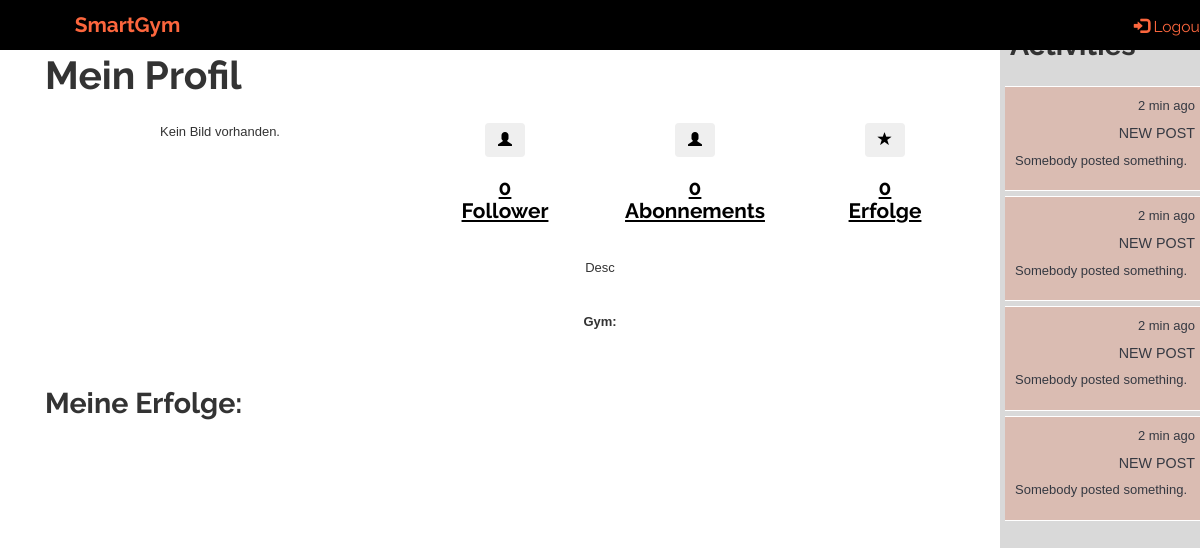
The page /tracker/profile/1 (signed in) on the database its author committed.
### tracker/models.py (models this page shows, shortened)
class Profile(models.Model):
    user = models.OneToOneField(User, primary_key=True, on_delete=models.CASCADE)
    bio = models.TextField(max_length=500, blank=True, help_text="Beschreibung.")
    profile_image = models.ImageField(upload_to=get_image_path, blank=True, null=True)
    def get_follows_connections(self):
        connections = Connection.objects.filter(follower=self.user)
        return connections
    class Meta:
        abstract = True

class UserProfile(Profile):
    date_of_birth = models.DateField(null=False, blank=False)
    gym = models.ManyToManyField('GymProfile', blank=True)
    rfid_tag = models.CharField('RFID', max_length=10, blank=True, null=True)
    achievements = models.ManyToManyField('Achievement', blank=True)

### tracker/views.py (the view)
# urls.py: url(r'^profile/(?P<pk>\d+)$', views.UserProfileView.as_view(), name='profile'),
class UserProfileView(LoginRequiredMixin, generic.DetailView):
    model = UserProfile
    context_object_name = 'profile'
    template_name = 'tracker/profile.html'
    def get_context_data(self, **kwargs):
        context = super().get_context_data(**kwargs)
        context['base_template'] = 'tracker/User/user_tracker_base.html'
        return context

### tracker/templates/tracker/profile.html (shortened to what this page needs)
{% extends base_template %}
{% block extra_head %}
{% load static %}
<link rel="stylesheet" href="{% static 'css/style.css' %}">
{% endblock %}
{% block site_content %}
<div class="container background-col">
    <div class="row full-height">
        <div class="col-xs-12 col-sm-12 col-md-12 col-lg-12 padding-0">
            <div class="row row-eq-height">
                {% if profile.user == user %}
                    <div class="col-xs-12 col-sm-12 col-md-12 col-lg-12">
                        <h1>Mein Profil</h1>
                    </div>
                {% else %}
                    <div class="col-xs-12 col-sm-12 col-md-12 col-lg-12 hcenter">
                        <h1>{{ profile.user.username }}'s Profil</h1>
                    </div>
                {% endif %}
            </div>
            <div class="row text-center row-eq-height sm-row-padding">
                <div class="col-xs-12 col-sm-12 col-md-4 col-lg-4 full-h">
                    <div class="row">
                        <div class="col-xs-12 col-sm-12 col-md-4 col-lg-4 full-width">
                            {% if profile.profile_image %}
                                <img src='{{ profile.profile_image.url  }}' class="profile-img img-resize" alt="Profile Image"/>
                            {% else %}
                                <p>Kein Bild vorhanden.</p>
                            {% endif %}
                        </div>
                        <div class="col-xs-12 col-sm-12 col-md-4 col-lg-4 full-width">
                        </div>
                    </div>
                </div>
                <div class="col-xs-4 col-sm-4 col-md-2 col-lg-2">
                    <a href="{% url 'followers' profile.user.id %}" class="text-center black-text">
                        <button type="button" class="btn" aria-label="Left Align">
                            <span class="glyphicon glyphicon-user" aria-hidden="true"></span>
                        </button>
                        <h3><b>{{ zzprofile.get_follower_connections |length }}<br>Follower</b></h3>
                    </a>
                </div>
                <div class="col-xs-4 col-sm-4 col-md-2 col-lg-2">
                    <a href="{% url 'followers' profile.user.id %}" class="text-center black-text">
                        <button type="button" class="btn" aria-label="Left Align">
                            <span class="glyphicon glyphicon-user" aria-hidden="true"></span>
                        </button>
                        <h3><b>{{ profile.get_follows_connections |length }}<br>Abonnements</b></h3>
                    </a>
                </div>
                <div class="col-xs-4 cglyol-sm-4 col-md-2 col-lg-2">
                    <a href="#" class="text-center black-text">
                        <button type="button" class="btn" aria-label="Left Align">
                            <span class="glyphicon glyphicon-star" aria-hidden="true"></span>
                        </button>
                        <h3><b>{{ profile.achievements.all |length }}<br>Erfolge</b></h3>
                    </a>
                </div>
            </div>
            {% if profile.bio %}
                <div class="row text-center sm-row-padding">
                    <div class="col-xs-12 col-sm-12 col-md-12 col-lg-12">
                        <p>{{ profile.bio }}</p>
                    </div>
                </div>
            {% endif %}
            {% if profile.gym %}
                <div class="row text-center sm-row-padding">
                    <div class="col-xs-12 col-sm-12 col-md-12 col-lg-12">
                            <p><b>Gym: </b>
                            </p>
                    </div>
                </div>
            {% endif %}
            <div class="row sm-row-padding">
                <div class="col-xs-12 col-sm-12 col-md-12 col-lg-12">
                    {% if profile.user == user %}
                        <h2>Meine Erfolge:</h2>
                    {% else %}
                        <h2><b>{{ profile.user.username }}'s Erfolge:</b></h2>
                    {% endif %}
                </div>
            </div>
        </div>
    </div>
</div>
{% endblock %}

### tracker/static/tracker/css/tracker_style.css (style rules this page uses)
html, body { height: 100%; min-height: 100%; width: 100%; min-width: 100%; margin: 0px; max-width: 100%; padding: 0px; font-family: TrajanPro-Regular, 'Lucida Grande', sans-serif; overflow-x: hidden; }
h2 { font-size: 2.0rem; }
body { padding-top: 50px; }
@media only screen and (min-width: 701px) and (max-width: 1280px) { html, body { font-size: 13px; } }
.full-height { min-height: 100%; height: 100%; }
.full-width { min-width: 100%; }

### home/static/home/css/style.css (style rules this page uses)
html, body { height: 100%; min-height: 100%; width: 100%; min-width: 100%; margin: 0px; max-width: 100%; padding: 0px; font-family: TrajanPro-Regular, 'Lucida Grande', sans-serif; }
a { text-decoration: underline; }
h1 { text-transform: capitalize; font-family: 'Raleway', sans-serif; font-weight: bold; margin-bottom: 1.0rem; font-size: 3.0rem; }
h2 { font-family: 'Raleway', sans-serif; font-weight: bold; font-size: 2.2rem; }
h3 { text-transform: capitalize; font-family: 'Raleway', sans-serif; font-weight: bold; font-size: 1.6rem; }
.row { height: auto; width: 100%; margin: 0px; padding: 0px; }
.full-height { height: 100vh; }
.full-width { min-width: 100%; width: 100%; }
.full-h { min-height: 100%; height: 100%; }
.padding-0 { padding: 0px; }
.sm-row-padding { padding-top: 1rem; padding-bottom: 1rem; }
.black-text { color: black; }

### rows shown on the page
UserProfile: get_follows_connections|length "0", achievements.all|length "0", bio "Desc"

### other values the page prints
{{ zzprofile.get_follower_connections |length }} "0"
